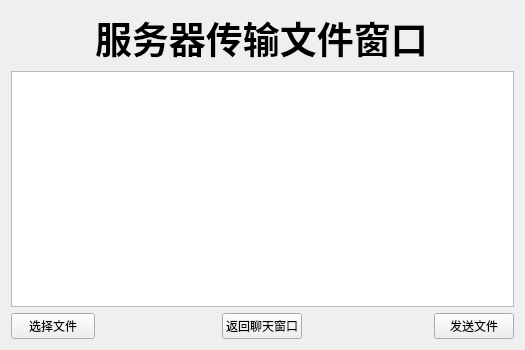
<?xml version="1.0" encoding="UTF-8"?>
<ui version="4.0">
 <class>ServerFile</class>
 <widget class="QWidget" name="ServerFile">
  <property name="geometry">
   <rect>
    <x>0</x>
    <y>0</y>
    <width>525</width>
    <height>350</height>
   </rect>
  </property>
  <property name="windowTitle">
   <string>服务器</string>
  </property>
  <layout class="QGridLayout" name="gridLayout">
   <item row="0" column="0">
    <spacer name="horizontalSpacer">
     <property name="orientation">
      <enum>Qt::Horizontal</enum>
     </property>
     <property name="sizeHint" stdset="0">
      <size>
       <width>66</width>
       <height>20</height>
      </size>
     </property>
    </spacer>
   </item>
   <item row="0" column="1" colspan="5">
    <widget class="QLabel" name="label">
     <property name="font">
      <font>
       <family>楷体</family>
       <pointsize>28</pointsize>
       <weight>75</weight>
       <bold>true</bold>
      </font>
     </property>
     <property name="text">
      <string>服务器传输文件窗口</string>
     </property>
    </widget>
   </item>
   <item row="0" column="6">
    <spacer name="horizontalSpacer_2">
     <property name="orientation">
      <enum>Qt::Horizontal</enum>
     </property>
     <property name="sizeHint" stdset="0">
      <size>
       <width>72</width>
       <height>20</height>
      </size>
     </property>
    </spacer>
   </item>
   <item row="1" column="0" colspan="7">
    <widget class="QTextEdit" name="textEdit"/>
   </item>
   <item row="2" column="0" colspan="2">
    <widget class="QPushButton" name="ButtonChance">
     <property name="text">
      <string>选择文件</string>
     </property>
    </widget>
   </item>
   <item row="2" column="2">
    <spacer name="horizontalSpacer_3">
     <property name="orientation">
      <enum>Qt::Horizontal</enum>
     </property>
     <property name="sizeHint" stdset="0">
      <size>
       <width>114</width>
       <height>20</height>
      </size>
     </property>
    </spacer>
   </item>
   <item row="2" column="3">
    <widget class="QPushButton" name="pushButton_3">
     <property name="text">
      <string>返回聊天窗口</string>
     </property>
    </widget>
   </item>
   <item row="2" column="4">
    <spacer name="horizontalSpacer_4">
     <property name="orientation">
      <enum>Qt::Horizontal</enum>
     </property>
     <property name="sizeHint" stdset="0">
      <size>
       <width>114</width>
       <height>20</height>
      </size>
     </property>
    </spacer>
   </item>
   <item row="2" column="6">
    <widget class="QPushButton" name="ButtonSend">
     <property name="text">
      <string>发送文件</string>
     </property>
    </widget>
   </item>
  </layout>
 </widget>
 <resources/>
 <connections/>
</ui>
